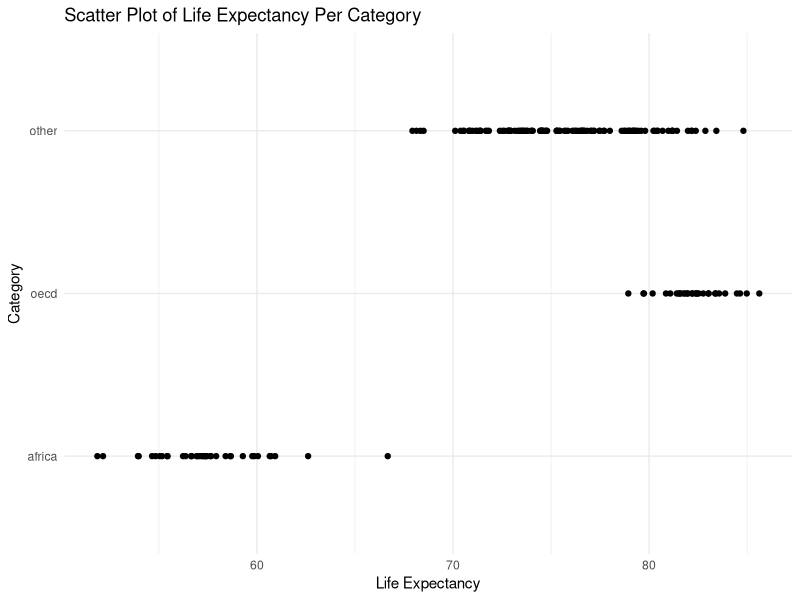
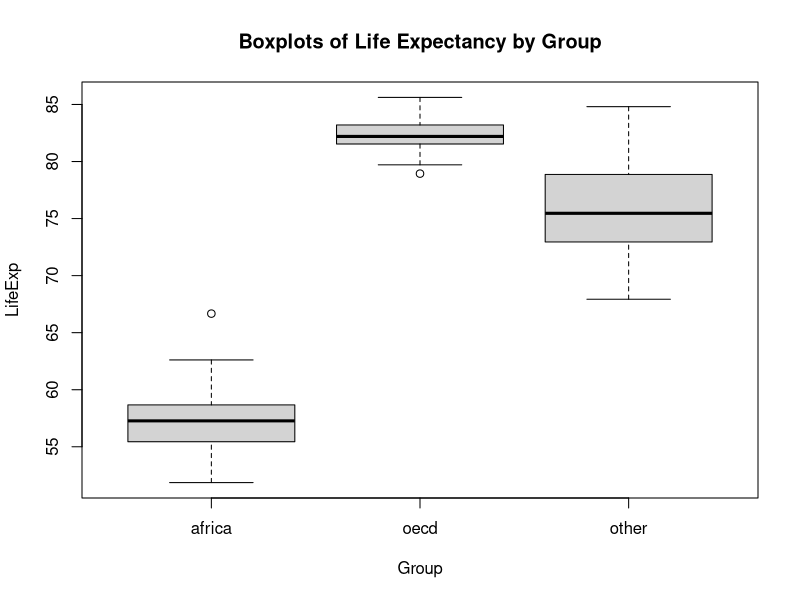
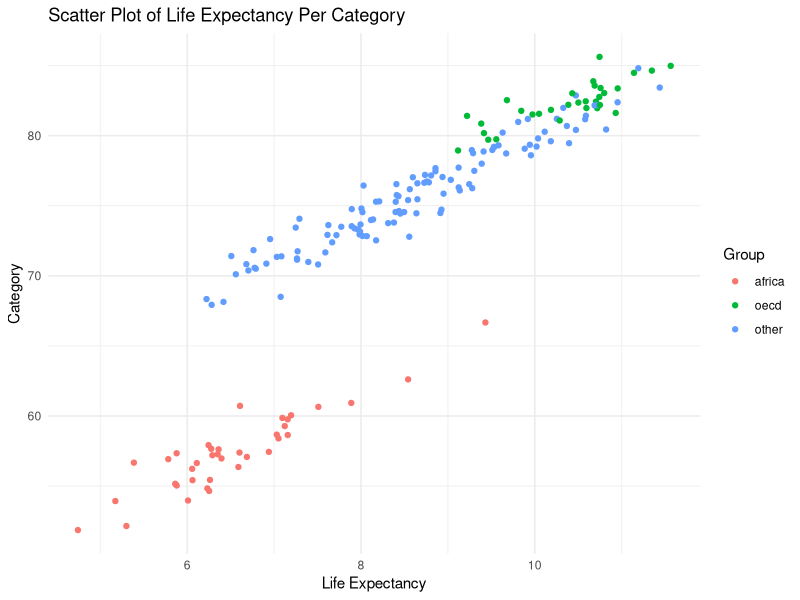
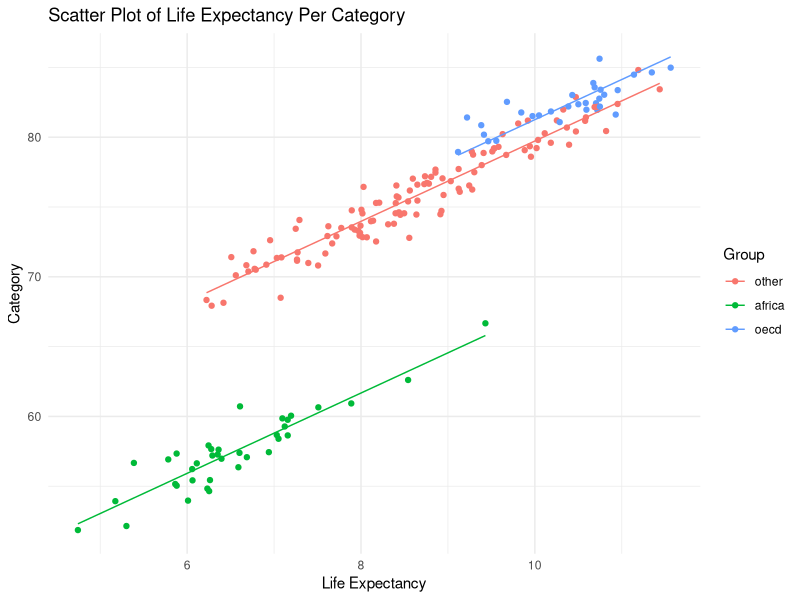
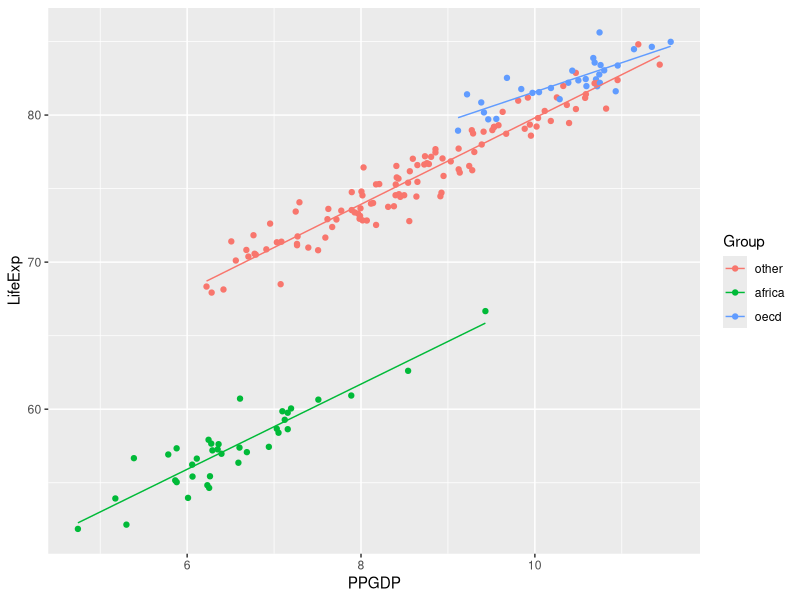

These charts were generated, in order, by the following R code:
## ---- chunk 1
# load packages here
library(multcomp)
library(tidyverse)
library(ggplot2)
## ---- chunk 2
life <- read.table("LifeExpectancy.txt", header = TRUE)
life$Row <- NULL
life$Group <- as.factor(life$Group)
## ---- chunk 3
ggplot(life, aes(x = LifeExp, y = Group)) +
  geom_point() +
  theme_minimal() +
  labs(x = "Life Expectancy", y = "Category", title = "Scatter Plot of Life Expectancy Per Category")
## ---- chunk 4
boxplot(data = life, LifeExp ~ Group, main = "Boxplots of Life Expectancy by Group")
## ---- chunk 5
ggplot(life, aes(x = PPGDP, y = LifeExp, color = Group)) +
  geom_point() +
  theme_minimal() +
  labs(x = "Life Expectancy", y = "Category", title = "Scatter Plot of Life Expectancy Per Category")
## ---- chunk 6
life$group_africa <- ifelse(life$Group == "africa", 1, 0)
life$group_other <- ifelse(life$Group == "other", 1, 0)
life$group_oecd <- ifelse(life$Group == "oecd", 1, 0)
linear_model = lm(data = life, LifeExp ~ PPGDP + group_africa + group_oecd)
summary(linear_model)
## ---- chunk 7
life$Group <- relevel(life$Group, ref = "other")
linear_model = lm(data = life, LifeExp ~ PPGDP + Group)
summary(linear_model)
## ---- chunk 8
confint(linear_model)
## ---- chunk 9
anova_linear_model <- lm(data = life, LifeExp ~ Group)
anova(anova_linear_model)
## ---- chunk 10

new_data_point = data.frame(Group = "oecd", PPGDP = 9.5)
predict(linear_model, newdata = new_data_point, interval = "prediction", level = 0.95)
## ---- chunk 11

# Generate predictions
life$predicted_no_interactions <- predict(linear_model)


ggplot(life, aes(x = PPGDP, y = LifeExp, color = Group)) +
  geom_point() +
  geom_line(aes(y = predicted_no_interactions)) +
  theme_minimal() +
  labs(x = "Life Expectancy", y = "Category", title = "Scatter Plot of Life Expectancy Per Category")
## ---- chunk 12
life$Group <- relevel(life$Group, ref = "other")
linear_model_interaction = lm(data = life, LifeExp ~ PPGDP + Group + PPGDP * Group)
summary(linear_model_interaction)
## ---- chunk 13
anova(linear_model_interaction)
## ---- chunk 14
# Generate predictions
life$predicted_with_interactions <- predict(linear_model_interaction)

ggplot(life, aes(x = PPGDP, y = LifeExp, color = Group)) +
  geom_point() +
  geom_line(aes(y = life$predicted_with_interactions))
  theme_minimal() +
  labs(x = "Life Expectancy", y = "Category", title = "Scatter Plot of Life Expectancy Per Category")
## ---- chunk 15
w <- multcomp::glht(linear_model_interaction, linfct = matrix(c(0,0,0,0,1,-1), nrow = 1))
summary(w)
## ---- chunk 16
2.93882 - 0.95268
## ---- chunk 17
11.29201 + -0.95268 * 9
